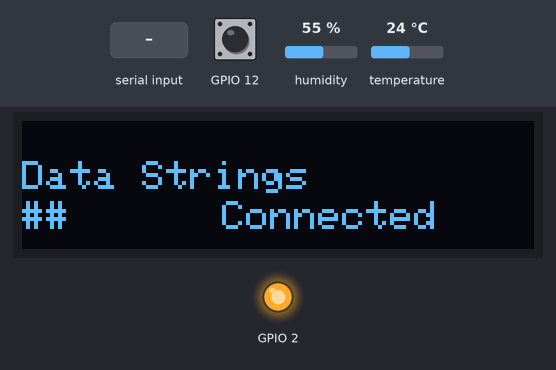
Bench run of a sketch on a simulated ESP32. Shown: 128×32 one-colour display, output pins drawn as LEDs (lit = HIGH). The inputs (shaded band) are chosen by the test bench; at power-on: GPIO 12 HIGH, humidity 55 %, temperature 24 °C. WiFi joins after 1.5 s; servers stay silent unless stated; what the sketch prints to the serial monitor is not drawn.

Above: at 5.6 s.
5.7 s: "90 45\n" received over Serial
At 7.5 s:
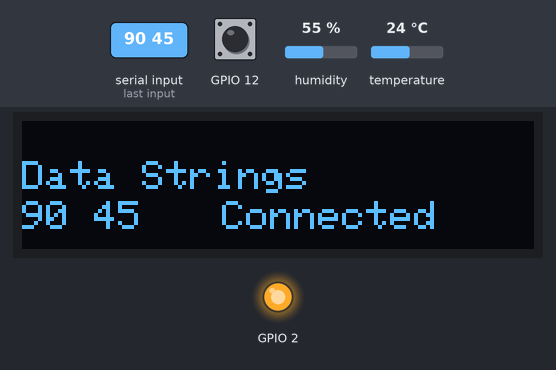
9.2 s: GPIO 12 pulled LOW for 3.2 s
At 11.3 s:
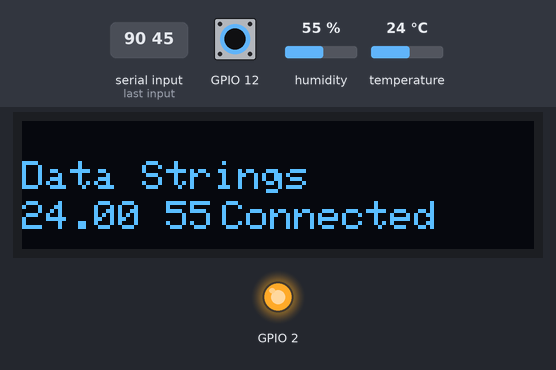
14.3 s: "30 150\n" received over Serial
At 15.6 s:
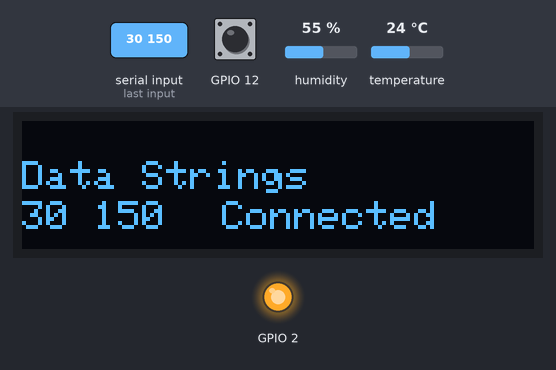
17.8 s: GPIO 12 pulled LOW for 1 s
At 20.2 s:
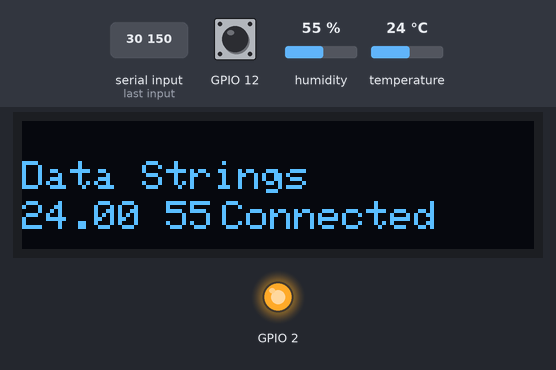
20.9 s: humidity set to 22 %
At 22.6 s:
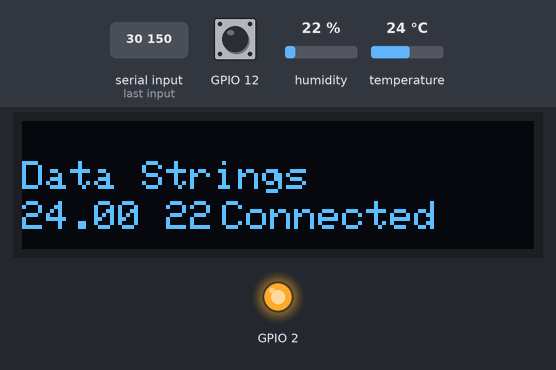
22.9 s: temperature set to 12 °C
At 24.3 s:
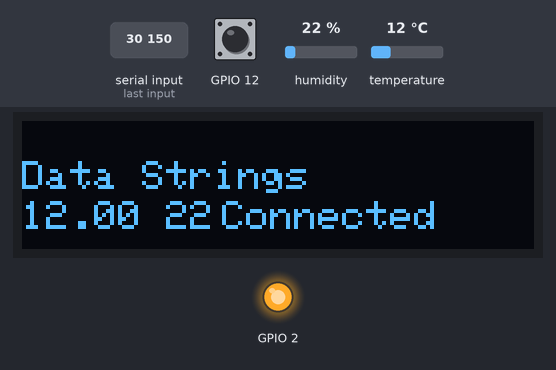
Timing chart, 0 to 25.9 s (numbered marks = the images above; inputs shaded):
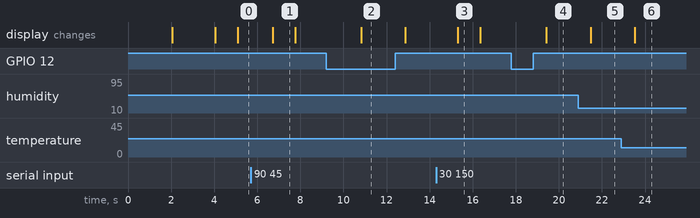

Measured:
- after the input at 5.7 s, the display: changes after 1.0 s (image 1)
- after the input at 9.2 s, the display: changes after 1.6 s (image 2)
- after the input at 14.3 s, the display: changes after 1.0 s (image 3)
- after the input at 17.8 s, the display: changes after 1.6 s (image 4)
- after the input at 20.9 s, the display: changes after 0.59 s (image 5)
- after the input at 22.9 s, the display: changes after 0.62 s (image 6)
- what the display in image 1 shows lasts 1.1 s, from 6.7 s to 7.8 s

The sketch:

Esp_code.ino
```cpp
#include "arduino_secrets.h"
#include "thingProperties.h"
#include "DHT.h"
#include <SPI.h>
#include <Wire.h>
#include <Adafruit_GFX.h>
#include <Adafruit_SSD1306.h>
#define DHTPIN 13
#define DHTTYPE DHT11
DHT sensor(DHTPIN, DHTTYPE);
#define SCREEN_WIDTH 128
#define SCREEN_HEIGHT 32
bool button = true;
#define OLED_RESET -1
Adafruit_SSD1306 display(SCREEN_WIDTH, SCREEN_HEIGHT, &Wire, OLED_RESET);
String data;
void setup() {
  Serial.begin(9600);
  pinMode(2, OUTPUT);
  digitalWrite(2, HIGH);
  pinMode(12, INPUT_PULLUP);
  if (!display.begin(SSD1306_SWITCHCAPVCC, 0x3C)) {
    Serial.println(F("SSD1306 allocation failed"));
    for (;;)
      ;
  }
  delay(2000);
  sensor.begin();
  display.clearDisplay();
  display.setTextSize(1);
  display.setTextColor(WHITE);
  initProperties();
  display.setCursor(0, 0);
  display.print("Connecting...");
  display.display();
  ArduinoCloud.begin(ArduinoIoTPreferredConnection);
  delay(2000);
  display.clearDisplay();
  display.setCursor(0, 0);
  display.print("Connected");
  display.display();
  setDebugMessageLevel(2);
  ArduinoCloud.printDebugInfo();
}

void loop() {
  ArduinoCloud.update();
  temperature = sensor.readTemperature();
  humidity = sensor.readHumidity();
  float temperaturef = sensor.readTemperature();
  float humidityf = sensor.readHumidity();
  heat_Index = sensor.computeHeatIndex(temperaturef, humidityf, false);
  display.clearDisplay();
  display.setCursor(0, 10);
  display.println("Data Strings");
  display.setCursor(50, 20);
  if (ArduinoCloud.connected() == 0) {
    display.print("Disconnected");
  } else {
    display.print("Connected");
  }
  display.setCursor(0, 20);
  bool button_value = digitalRead(12);
  Serial.print(button_value);
  Serial.print(" ");
  Serial.println(button);
  if (button_value == 0 )
  {
    button = !button;
    delay(1000);
  }
  if (button == true)
  { data = Serial.readString();
    if (data.isEmpty() != 1) {
      display.println(data);
      display.display();
      int spaceIndex = data.indexOf(' ');
      if (spaceIndex != -1) {
        String firstNumberString = data.substring(0, spaceIndex);
        String secondNumberString = data.substring(spaceIndex + 1);
        smoke = firstNumberString.toInt();
        co = secondNumberString.toInt();
      }
    } else {
      display.println("##");
      display.display();
    }
  }
  else{
    data="";
    data+=temperaturef;
    data+=" ";
    data+=int(humidityf);
    display.print(data);
    display.display();
  }
}
```

arduino_secrets.h
```cpp
#define SECRET_DEVICE_KEY ""
#define SECRET_OPTIONAL_PASS ""
#define SECRET_SSID ""
```

thingProperties.h
```cpp
// Code generated by Arduino IoT Cloud, DO NOT EDIT.

#include <ArduinoIoTCloud.h>
#include <Arduino_ConnectionHandler.h>

const char DEVICE_LOGIN_NAME[]  = "";

const char SSID[]               = SECRET_SSID;    // Network SSID (name)
const char PASS[]               = SECRET_OPTIONAL_PASS;    // Network password (use for WPA, or use as key for WEP)
const char DEVICE_KEY[]  = SECRET_DEVICE_KEY;    // Secret device password


float heat_Index;
CloudTemperatureSensor temperature;
int co;
int smoke;
CloudRelativeHumidity humidity;

void initProperties(){

  ArduinoCloud.setBoardId(DEVICE_LOGIN_NAME);
  ArduinoCloud.setSecretDeviceKey(DEVICE_KEY);
  ArduinoCloud.addProperty(heat_Index, READ, ON_CHANGE, NULL, 2);
  ArduinoCloud.addProperty(temperature, READ, ON_CHANGE, NULL);
  ArduinoCloud.addProperty(co, READ, ON_CHANGE, NULL);
  ArduinoCloud.addProperty(smoke, READ, ON_CHANGE, NULL, 8);
  ArduinoCloud.addProperty(humidity, READ, ON_CHANGE, NULL);

}

WiFiConnectionHandler ArduinoIoTPreferredConnection(SSID, PASS);
```
